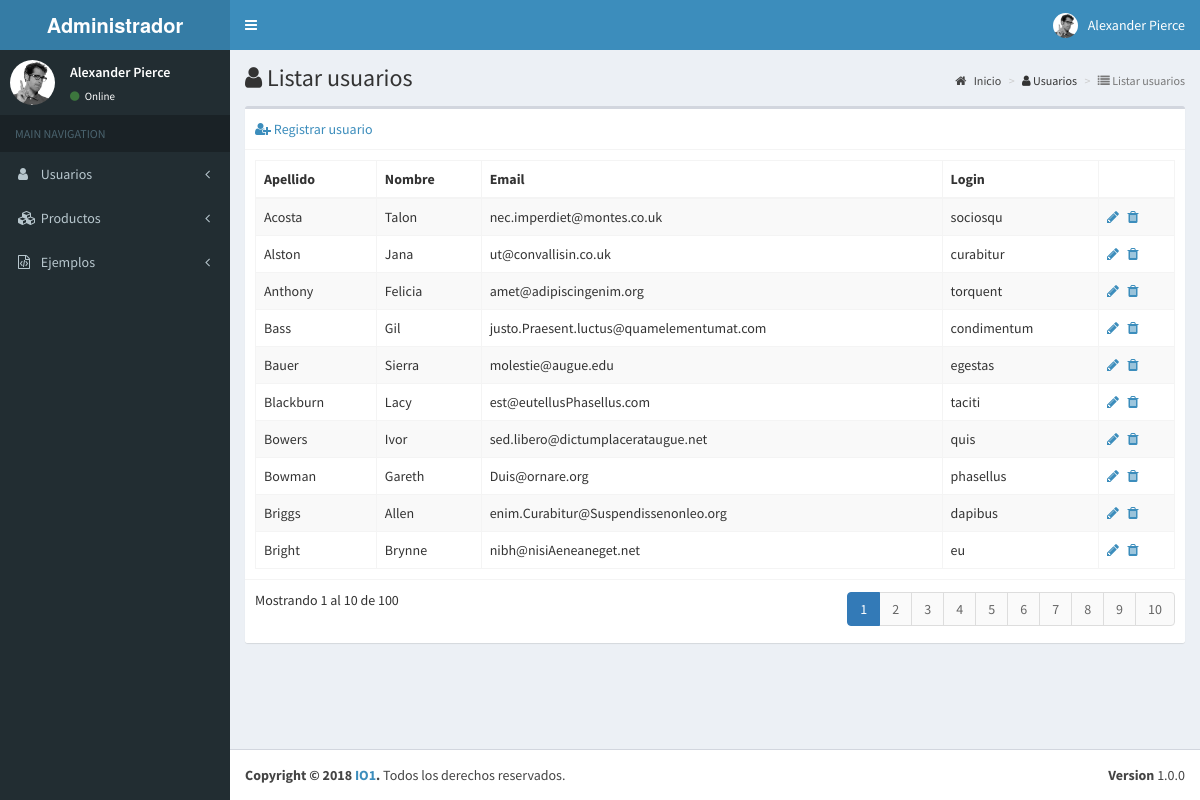
/listar_usuarios.php, run on the app's committed database.
### tables this page shows
CREATE TABLE `usuario` (
  `id` bigint(20) unsigned NOT NULL AUTO_INCREMENT,
  `nombre` char(100) NOT NULL,
  `apellido` char(100) NOT NULL,
  `email` char(255) NOT NULL,
  `login` char(50) NOT NULL,
  `password` char(50) NOT NULL,
  PRIMARY KEY (`id`),
  UNIQUE KEY `login` (`login`)
);

### functions.php (called while the page is built, shortened)
<?php
function htmlencode($str){
	return htmlentities($str, ENT_QUOTES, 'utf-8');
}
function seleccionar($pdo, $consulta, $parametros=[]){
	try {
		$statement = $pdo->prepare($consulta);
	} catch(Exception $e) {
		return false;
	}
	$resp = $statement->execute();
	if ($resp) {
		return $statement->fetchAll();
	} else {
		return false;
	}
}

### listar_usuarios.php (the view, shortened to what this page needs)
<?php
require_once 'functions.php';
$pdo = conectar();
function listar_usuarios($pagina, $tamano_pagina=10){
	global $pdo;
	$sql_contar = "SELECT COUNT(*) FROM `usuario`";
	$resp = seleccionar($pdo, $sql_contar);
	$resp = reset(reset($resp));
	$num_registros = (int) $resp;
	$num_paginas = ceil($num_registros/$tamano_pagina);
	$pagina = ($pagina<1) ? 1 : $pagina;
	$pagina = ($pagina>$num_paginas) ? $num_paginas : $pagina;
	$sql = "SELECT * FROM `usuario` "
		. "ORDER BY `apellido`, `nombre` "
		. "LIMIT ".( ($pagina-1) * $tamano_pagina).", ".$tamano_pagina;
	$rows = seleccionar($pdo, $sql);
	return array(
		'paginacion' => [
			'pagina' => $pagina,
			'num_paginas' => $num_paginas,
			'num_registros' => $num_registros,
			'tamano_pagina' => $tamano_pagina
		],
		'datos'=>$rows
	);
}
$pagina = 1;
$usuarios = listar_usuarios($pagina);
require_once 'parciales/before.php';
?>
		<div class="content-wrapper">
			<section class="content-header">
				<h1>
					<i class="fa fa-user"></i> Listar usuarios
				</h1>
				<ol class="breadcrumb">
					<li><a href="index.php"><i class="fa fa-home"></i> Inicio</a></li>
					<li><i class="fa fa-user"></i> Usuarios</li>
					<li class="active"><i class="fa fa-list"></i> Listar usuarios</li>
				</ol>
			</section>
			<section class="content">
				<div class="box">
					<div class="box-header with-border">
						<a href="registrar_usuario.php"><i class="fa fa-user-plus"></i> Registrar usuario</a>
					</div>
					<div class="box-body with-border">
						<?php
						if (!empty($usuarios['error'])) {
						?>
						<div class="callout callout-danger">
							<h4>Usuarios</h4>
							<p><?php echo $usuarios['error']; ?></p>
						</div>
						<?php
						} else {
						?>
						<table class="table table-bordered table-striped table-hover">
							<thead>
								<tr>
									<th>Apellido</th>
									<th>Nombre</th>
									<th>Email</th>
									<th>Login</th>
									<th></th>
								</tr>
							</thead>
							<tbody>
								<?php
								foreach($usuarios['datos'] as $usuario){
								?>
								<tr>
									<td><?php echo htmlencode($usuario['apellido']); ?></td>
									<td><?php echo htmlencode($usuario['nombre']); ?></td>
									<td><?php echo htmlencode($usuario['email']); ?></td>
									<td><?php echo htmlencode($usuario['login']); ?></td>
									<td>
										<?php
										$url_editar = 'modificar_usuario.php?id='.$usuario['id'];
										?>
										<a href="<?php echo $url_editar; ?>" class="fa fa-pencil" title="Modificar"></a>
										<?php
										$url_borrar = 'borrar_usuario.php?id='.$usuario['id'];
										?>&nbsp;
										<a href="<?php echo $url_borrar; ?>" class="fa fa-trash link-borrar" title="Borrar"></a>
									</td>
								</tr>
								<?php
								}
								?>
							</tbody>
						</table>
						<?php
						}
						?>
					</div>
					<?php
					if (isset($usuarios['paginacion'])) {
					?>
					<div class="box-footer  ">
						<div class="row">
							<div class="col-sm-5">
								<div class="dataTables_info">
									<?php
									$paginacion = $usuarios['paginacion'];
									echo "Mostrando ".((($paginacion['pagina']-1)*$paginacion['tamano_pagina'])+1)
										." al ".($paginacion['pagina']*$paginacion['tamano_pagina'])
										." de ".($paginacion['num_registros']);
									?>
								</div>
							</div>
							<?php
							if ($paginacion['num_paginas']>1) {
							?>
							<div class="col-sm-7 dataTables_wrapper">
								<div class="dataTables_paginate paging_simple_numbers">
									<ul class="pagination">
										<?php
										for($i=1; $i<=$paginacion['num_paginas']; $i++){
										?>
										<li class="paginate_button <?php echo ($paginacion['pagina']==$i) ? 'active' : ''; ?>">
											<a href="<?php echo $_SERVER['PHP_SELF'].'?pagina='.$i; ?>"><?php echo $i; ?></a>
										</li>
										<?php
										}
										?>
									</ul>
								</div>
							</div>
							<?php
							}
							?>
						</div>
					</div>
					<?php
					}
					?>
				</div>
			</section>
		</div>
<?php
require_once 'parciales/after.php';

### parciales/before.php (shortened to what this page needs)
<!DOCTYPE html>
<html>
<head>
	<link rel="stylesheet" href="css/bootstrap-adminlte-skin.css">
	<link rel="stylesheet" href="css/custom.css">
</head>
<body class="hold-transition skin-blue sidebar-mini">
	<div class="wrapper">
		<header class="main-header">
			<a href="index.php" class="logo">
				<span class="logo-lg"><b>Administrador</b></span>
			</a>
			<nav class="navbar navbar-static-top">
				<a href="#" class="sidebar-toggle" data-toggle="push-menu" role="button">
				</a>
				<div class="navbar-custom-menu">
					<ul class="nav navbar-nav">
						<li class="dropdown user user-menu">
							<a href="#" class="dropdown-toggle" data-toggle="dropdown">
								<img src="img/user2-160x160.jpg" class="user-image" alt="User Image">
								<span class="hidden-xs">Alexander Pierce</span>
							</a>
						</li>
					</ul>
				</div>
			</nav>
		</header>
		<aside class="main-sidebar">
			<section class="sidebar">
				<div class="user-panel">
					<div class="pull-left image">
						<img src="img/user2-160x160.jpg" class="img-circle" alt="User Image">
					</div>
					<div class="pull-left info">
						<p>Alexander Pierce</p>
						<a href="#"><i class="fa fa-circle text-success"></i> Online</a>
					</div>
				</div>
				<ul class="sidebar-menu" data-widget="tree">
					<li class="header">MAIN NAVIGATION</li>
					<li class="treeview">
						<a href="#">
							<i class="fa fa-user"></i> <span>Usuarios</span>
							<span class="pull-right-container">
								<i class="fa fa-angle-left pull-right"></i>
							</span>
						</a>
					</li>
					<li class="treeview">
						<a href="#">
							<i class="fa fa-cubes"></i> <span>Productos</span>
							<span class="pull-right-container">
								<i class="fa fa-angle-left pull-right"></i>
							</span>
						</a>
					</li>
					<li class="treeview">
						<a href="#">
							<i class="fa fa-file-code-o"></i> <span>Ejemplos</span>
							<span class="pull-right-container">
								<i class="fa fa-angle-left pull-right"></i>
							</span>
						</a>
					</li>
				</ul>
			</section>
		</aside>

### parciales/after.php (shortened to what this page needs)
		<footer class="main-footer">
			<div class="pull-right hidden-xs">
				<b>Version</b> 1.0.0
			</div>
			<strong>Copyright &copy; <?php echo date('Y'); ?> <a href="#">IO1</a>.</strong> Todos los derechos reservados.
		</footer>
	</div>
</body>
</html>

### css/custom.css (style rules this page uses)
.dataTables_paginate ul.pagination { margin: 2px 0 !important; }

### data on the page
usuario: apellido "Acosta", nombre "Talon", email "nec.imperdiet@montes.co.uk", login "sociosqu"
usuario: apellido "Alston", nombre "Jana", email "ut@convallisin.co.uk", login "curabitur"
usuario: apellido "Anthony", nombre "Felicia", email "amet@adipiscingenim.org", login "torquent"
usuario: apellido "Bass", nombre "Gil", email "justo.Praesent.luctus@quamelementumat.com", login "condimentum"
usuario: apellido "Bauer", nombre "Sierra", email "molestie@augue.edu", login "egestas"
usuario: apellido "Blackburn", nombre "Lacy", email "est@eutellusPhasellus.com", login "taciti"
usuario: apellido "Bowers", nombre "Ivor", email "sed.libero@dictumplacerataugue.net", login "quis"
usuario: apellido "Bowman", nombre "Gareth", email "Duis@ornare.org", login "phasellus"
usuario: apellido "Briggs", nombre "Allen", email "enim.Curabitur@Suspendissenonleo.org", login "dapibus"
usuario: apellido "Bright", nombre "Brynne", email "nibh@nisiAeneaneget.net", login "eu"

### other printed values
$paginacion['pagina']*$paginacion['tamano_pagina'] "10"
$paginacion['num_registros'] "100"
